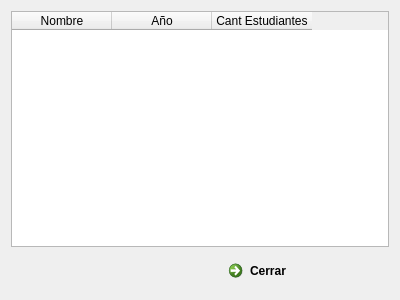
<?xml version="1.0" encoding="UTF-8"?>
<ui version="4.0">
 <class>frm_mostar_grupo</class>
 <widget class="QDialog" name="frm_mostar_grupo">
  <property name="geometry">
   <rect>
    <x>0</x>
    <y>0</y>
    <width>400</width>
    <height>300</height>
   </rect>
  </property>
  <property name="windowTitle">
   <string>Mostrar datos de Grupo</string>
  </property>
  <property name="windowIcon">
   <iconset resource="img.qrc">
    <normaloff>:/new/prefix1/13.png</normaloff>:/new/prefix1/13.png</iconset>
  </property>
  <layout class="QGridLayout" name="gridLayout">
   <item row="0" column="0">
    <widget class="QTableWidget" name="TW_mostar_grupo">
     <column>
      <property name="text">
       <string>Nombre</string>
      </property>
     </column>
     <column>
      <property name="text">
       <string>Año</string>
      </property>
     </column>
     <column>
      <property name="text">
       <string>Cant Estudiantes</string>
      </property>
     </column>
    </widget>
   </item>
   <item row="1" column="0">
    <layout class="QHBoxLayout" name="horizontalLayout">
     <item>
      <spacer name="horizontalSpacer">
       <property name="orientation">
        <enum>Qt::Horizontal</enum>
       </property>
       <property name="sizeHint" stdset="0">
        <size>
         <width>40</width>
         <height>20</height>
        </size>
       </property>
      </spacer>
     </item>
     <item>
      <widget class="QCommandLinkButton" name="commandLinkButton">
       <property name="text">
        <string>Cerrar</string>
       </property>
       <property name="icon">
        <iconset resource="img.qrc">
         <normaloff>:/new/prefix1/iconos de menu/Sin título-1.png</normaloff>:/new/prefix1/iconos de menu/Sin título-1.png</iconset>
       </property>
      </widget>
     </item>
    </layout>
   </item>
  </layout>
 </widget>
 <resources>
  <include location="img.qrc"/>
 </resources>
 <connections>
  <connection>
   <sender>commandLinkButton</sender>
   <signal>clicked()</signal>
   <receiver>frm_mostar_grupo</receiver>
   <slot>close()</slot>
   <hints>
    <hint type="sourcelabel">
     <x>303</x>
     <y>269</y>
    </hint>
    <hint type="destinationlabel">
     <x>199</x>
     <y>149</y>
    </hint>
   </hints>
  </connection>
 </connections>
</ui>
